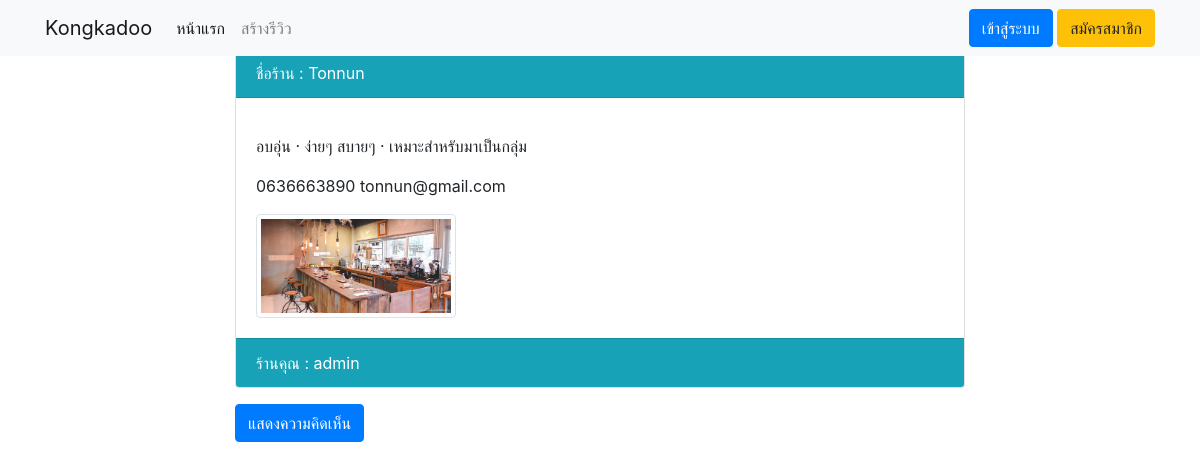
Page /shop_profile3.php?idshop=20 on the committed database.
### tables this page shows
CREATE TABLE `shop` (
  `idshop` int(11) NOT NULL,
  `shop_name` varchar(255) NOT NULL,
  `shop_phone` varchar(10) NOT NULL,
  `shop_email` varchar(255) NOT NULL,
  `shop_explain` text NOT NULL,
  `shop_country` varchar(255) NOT NULL,
  `shop_geography` varchar(255) NOT NULL,
  `shop_province` varchar(255) NOT NULL,
  `shop_amphur` varchar(255) NOT NULL,
  `shop_district` varchar(255) NOT NULL,
  `shop_village` varchar(255) NOT NULL,
  `shop_pic` varchar(255) NOT NULL,
  `shop_username` varchar(255) NOT NULL,
  `shop_type` varchar(255) NOT NULL
);

### shop_profile3.php (the view, shortened to what this page needs)
<?php session_start();
include 'header.php';
if (isset($_GET['idshop'])) {
    $idshop = $_GET['idshop'];
    $sql = 'SELECT * from shop WHERE idshop="' . $idshop . '"';
    $result = mysql_query($sql) or die(mysql_error());
    $row = mysql_fetch_array($result);
}
?>
<div class="container">
    <div class="row">
        <div class="col-sm col-md col-lg col-xl">
            <nav class="navbar navbar-expand-lg fixed-top navbar-light bg-light">
                <div class="container">
                    <a class="navbar-brand" href="index.php">Kongkadoo</a>
                    <div class="collapse navbar-collapse" id="navbarSupportedContent">
                        <ul class="navbar-nav mr-auto">
                            <li class="nav-item active">
                                <a class="nav-link" href="index.php">หน้าแรก <span class="sr-only">(current)</span></a>
                            </li>
                            <li class="nav-item">
                                <a class="nav-link" href="manage_review.php">สร้างรีวิว </a>
                            </li>
                        </ul>
                        <ul class="navbar-nav ml-auto">
                            <?php if (isset($_SESSION['id'])) {?>
                            <li class="nav-item">
                                <span class="navbar-text">
                                    <?php echo "ยินดีต้อนรับคุณ : " . $_SESSION['fullname']; ?>
                                </span>
                            </li>
                            <li class="nav-item">
                                <a class="nav-link" href=""><img src="Image/<?php echo $_SESSION['pic']; ?>" alt=""
                                        width="25" height="25"> <span class="sr-only">(current)</span></a>
                            </li>
                            <li class="nav-item">
                                <a class="nav-link" href="logout.php">ออกจากระบบ <span
                                        class="sr-only">(current)</span></a>
                            </li>
                            <?php } else {?>
                            <li class="nav-item">
                                <a class="btn btn-primary" href="login.php">เข้าสู่ระบบ</a>
                                <a class="btn btn-warning" href="register.php">สมัครสมาชิก</a>
                            </li>
                            <?php }?>
                        </ul>
                    </div>
                </div>
            </nav>
        </div>
    </div>
</div>
<br>
<br>
<div class="container">
    <div class="row">
        <div class="col-2"></div>
        <div class="col-8">
            <div class="card">
                <div class="card-header text-white bg-info mb-3">
                    <?php echo "ชื่อร้าน : " . $row['shop_name']; ?>
                </div>
                <div class="card-body">
                    <p class="card-text"><?php echo $row['shop_explain']; ?></p>
                    <p class="card-text"><?php echo $row['shop_phone'] . "  " . $row['shop_email']; ?></p>
                    <img width="200" height="200" src="Image/<?php echo $row['shop_pic']; ?>" alt="..."
                        class="img-thumbnail">
                </div>
                <div class="card-footer text-white bg-info">
                    <?php echo "ร้านคุณ : " . $row['shop_username']; ?>
                </div>
            </div>
            <p>
                <a class="btn btn-primary" href="manage_review.php?idshop=<?php echo $idshop ?> >"
                    role="button">แสดงความคิดเห็น</a>
            </p>
        </div>
    </div>
</div>
<?php mysql_close($conn);
include 'footer.php';
?>

### rows in the picture
shop: shop_name "Tonnun", shop_explain "อบอุ่น · ง่ายๆ สบายๆ · เหมาะสำหรับมาเป็นกลุ่ม", shop_phone "0636663890", shop_email "tonnun@gmail.com", shop_pic (picture), shop_username "admin"
